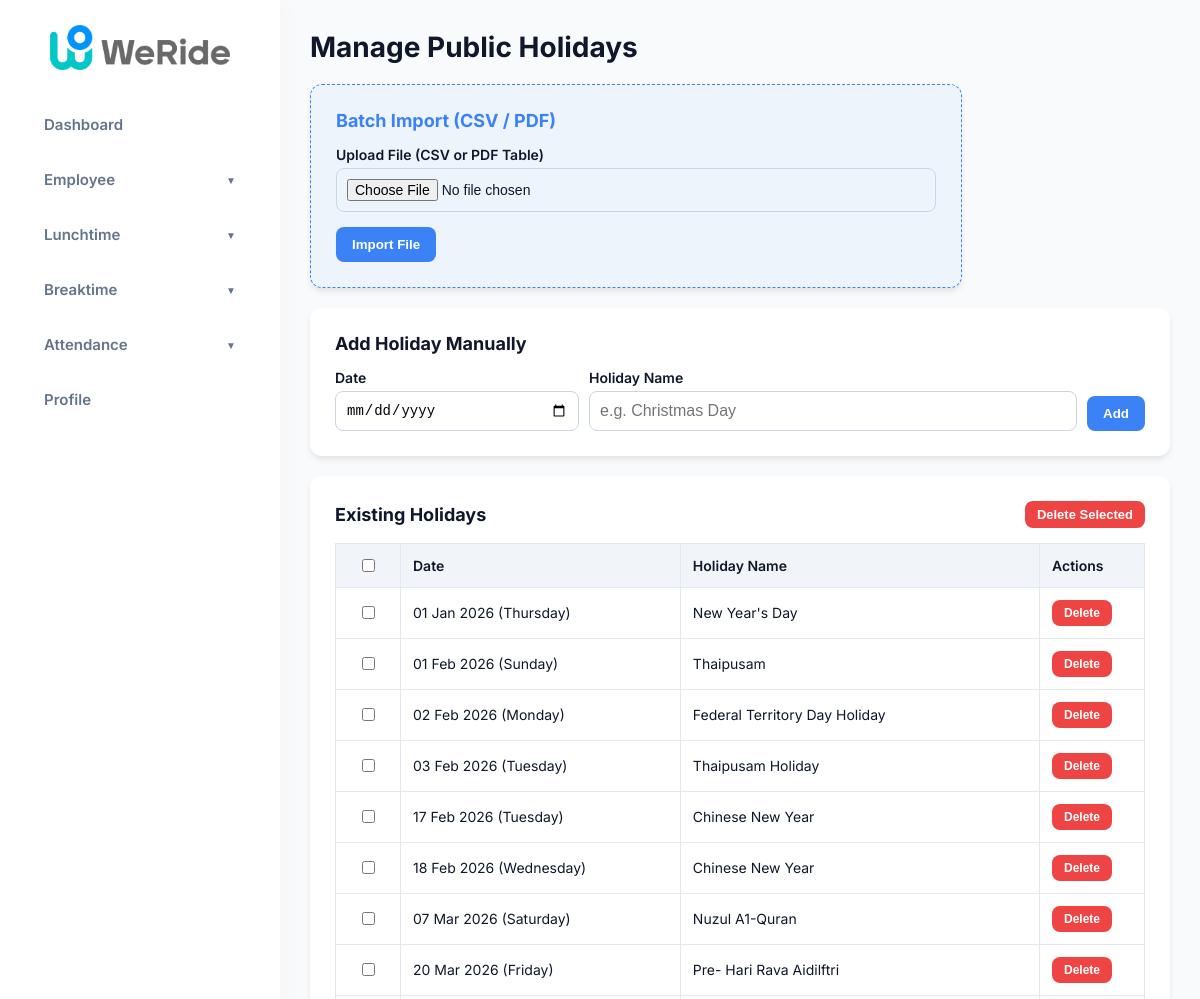
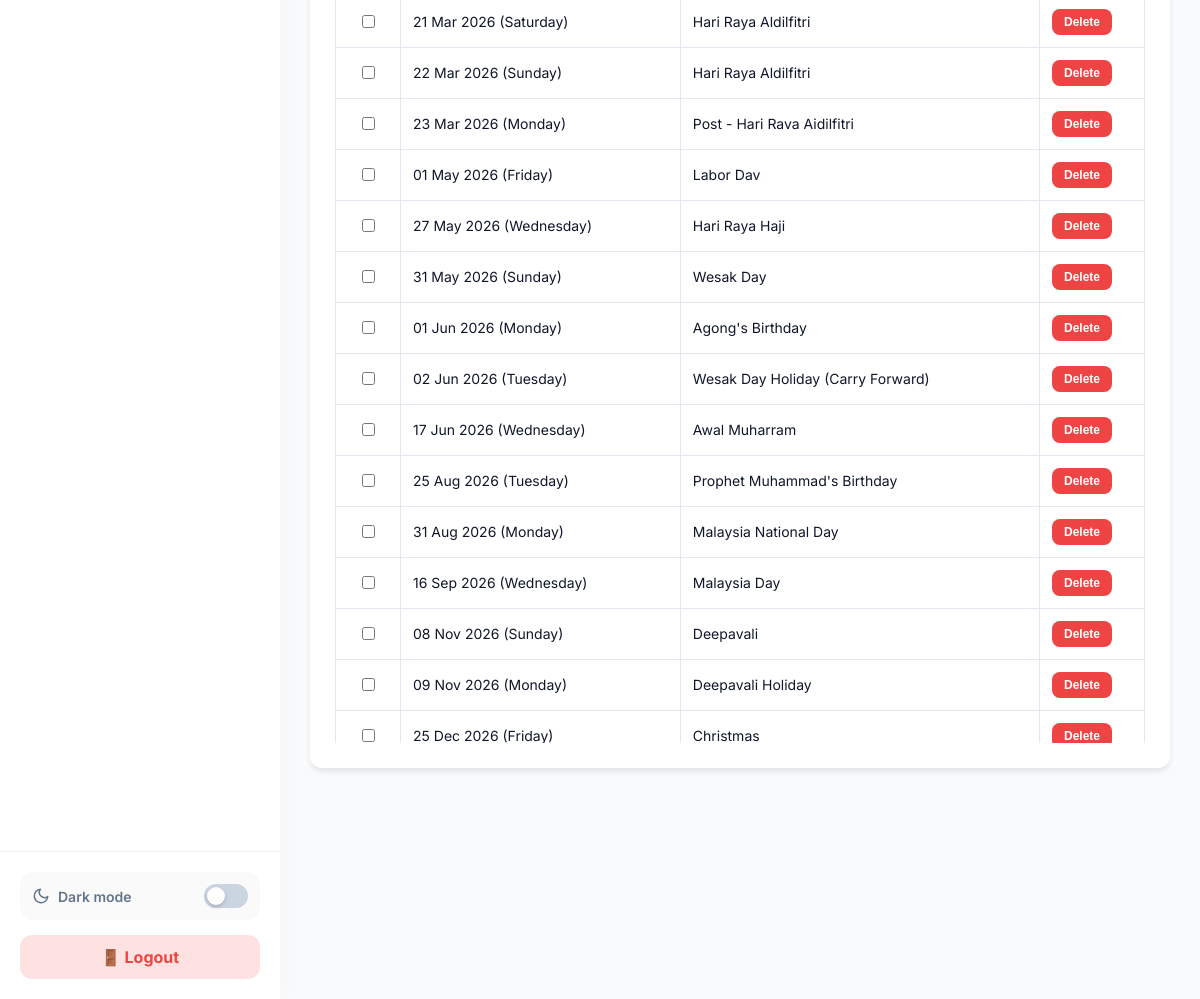
The page /admin_holidays.php (signed in) on the database its author committed (2 pictures, top to bottom).
### tables this page shows
CREATE TABLE `public_holidays` (
  `id` int(11) NOT NULL AUTO_INCREMENT,
  `holiday_name` varchar(100) NOT NULL,
  `holiday_date` date NOT NULL,
  `created_at` timestamp NOT NULL DEFAULT current_timestamp(),
  PRIMARY KEY (`id`),
  UNIQUE KEY `unique_holiday` (`holiday_date`,`holiday_name`)
);

### admin_holidays.php (the view, shortened to what this page needs)
<?php
require 'db_connect.php';
$role_slug = $_SESSION['role'];
$is_admin = ($role_slug === 'admin');
$holidays = [];
$h_query = mysqli_query($conn, "SELECT id, holiday_date, holiday_name FROM public_holidays ORDER BY holiday_date ASC");
while ($row = mysqli_fetch_assoc($h_query)) {
    $holidays[] = $row;
}
?>
<!DOCTYPE html>
<html lang="en">
<head>
    <link rel="stylesheet" href="assets/css/global_fixes.css?v=<?php echo time(); ?>">
    </head>
<body class="<?php echo isset($_COOKIE['theme']) && $_COOKIE['theme'] === 'dark' ? 'dark-mode' : ''; ?>">
    <?php include 'sidebar.php'; ?>
    <div class="main-content">
        <div class="header">
            <h1>Manage Public Holidays</h1>
        </div>
                <div class="card" style="background-color: rgba(59, 130, 246, 0.05); border: 1px dashed #3b82f6; max-width: 600px;">
                    <div class="card-header">
                        <h2 style="margin-top: 0; font-size: 18px; color: #3b82f6;">Batch Import (CSV / PDF)</h2>
                    </div>
                    <form method="POST" action="" enctype="multipart/form-data">
                        <div class="form-group">
                            <label>Upload File (CSV or PDF Table)</label>
                            <input type="file" name="memo_file" accept=".csv,.pdf" required class="form-control">
                        </div>
                        <button type="submit" name="upload_file" class="btn btn-secondary">Import File</button>
                    </form>
                </div>
                <div class="card">
                    <h2 style="margin-top: 0; font-size: 18px;">Add Holiday Manually</h2>
                    <form method="POST" action="">
                        <div style="display: flex; gap: 10px;">
                            <div class="form-group" style="flex: 1; margin-bottom:0;">
                                <label>Date</label>
                                <input type="date" name="holiday_date" class="form-control" required>
                            </div>
                            <div class="form-group" style="flex: 2; margin-bottom:0;">
                                <label>Holiday Name</label>
                                <input type="text" name="holiday_name" class="form-control" placeholder="e.g. Christmas Day" required>
                            </div>
                            <div style="display: flex; align-items: flex-end;">
                                <button type="submit" name="add_holiday" class="btn">Add</button>
                            </div>
                        </div>
                    </form>
                </div>
                <div class="card">
                    <h2 style="margin-top: 0; font-size: 18px; display: flex; justify-content: space-between; align-items: center;">
                        Existing Holidays
                        <?php if (count($holidays) > 0): ?>
                        <button type="submit" form="bulk-delete-form-admin" name="delete_multiple_holidays" class="btn btn-danger" style="font-size:13px; padding: 6px 12px;" onclick="return confirm('Are you sure you want to delete all selected holidays?');">Delete Selected</button>
                        <?php endif; ?>
                    </h2>
                    <?php if (count($holidays) > 0): ?>
                        <?php if($is_admin): ?><form method="POST" action="" id="bulk-delete-form-admin"><?php endif; ?>
                        <div style="max-height: 60vh; overflow-y: auto;">
                            <table>
                                <thead>
                                    <tr>
                                        <?php if($is_admin): ?>
                                        <th style="width: 40px; text-align:center;">
                                            <input type="checkbox" onclick="document.querySelectorAll('.chk-holiday-admin').forEach(cb => cb.checked = this.checked);" style="cursor:pointer;" title="Select All">
                                        </th>
                                        <?php endif; ?>
                                        <th>Date</th>
                                        <th>Holiday Name</th>
                                        <th style="width: 80px;">Actions</th>
                                    </tr>
                                </thead>
                                <tbody>
                                    <?php foreach ($holidays as $h): ?>
                                        <tr>
                                            <?php if($is_admin): ?>
                                            <td style="text-align:center;">
                                                <input type="checkbox" name="del_ids[]" value="<?= $h['id'] ?>" class="chk-holiday-admin" style="cursor:pointer;">
                                            </td>
                                            <?php endif; ?>
                                            <td><?= date('d M Y (l)', strtotime($h['holiday_date'])) ?></td>
                                            <td><?= htmlspecialchars($h['holiday_name']) ?></td>
                                            <td>
                                                <button type="submit" name="delete_holiday" class="btn btn-danger" style="padding: 6px 12px; font-size: 12px;" form="delete-form-admin-<?= $h['id'] ?>">Delete</button>
                                            </td>
                                        </tr>
                                    <?php endforeach; ?>
                                </tbody>
                            </table>
                        </div>
                        <?php if($is_admin): ?></form><?php endif; ?>
                    <?php else: ?>
                        <p class="text-slate-500" >No public holidays have been added yet.</p>
                    <?php endif; ?>
                </div>
    </div>
</body>
</html>

### assets/css/global_fixes.css (style rules this page uses)
input[type="text"], input[type="password"], input[type="email"], input[type="number"], input[type="search"], input[type="tel"], input[type="url"], textarea, select, .form-input { font-size: 16px !important; }
select, button, .btn, input[type="submit"], input[type="button"] { -webkit-appearance: none; -moz-appearance: none; appearance: none; }
body, .main-content, .table-container, .modal-box, .content, .sidebar { -webkit-overflow-scrolling: touch; }
* { -webkit-tap-highlight-color: transparent; }
body { -webkit-font-smoothing: antialiased; -moz-osx-font-smoothing: grayscale; }
button, .btn, a, summary { touch-action: manipulation; }

### admin_holidays.php (style rules this page uses)
body { font-family: 'Inter', sans-serif; background-color: #f8fafc; margin: 0; display: flex; color: #0f172a; }
.main-content { flex: 1; padding: 30px; box-sizing: border-box; overflow-y: auto; height: 100vh; }
.header { display: flex; justify-content: space-between; align-items: center; margin-bottom: 20px; }
.header h1 { margin: 0; font-size: 28px; color: #0f172a; }
.card { background: white; padding: 25px; border-radius: 12px; box-shadow: 0 4px 6px -1px rgba(0,0,0,0.1); margin-bottom: 20px; }
.form-group { margin-bottom: 15px; }
.form-group label { display: block; font-weight: 600; margin-bottom: 5px; font-size: 14px; }
.form-control { width: 100%; padding: 10px; border: 1px solid #cbd5e1; border-radius: 8px; box-sizing: border-box; font-size: 14px; }
.btn { padding: 10px 16px; background: #3b82f6; color: white; border: none; border-radius: 8px; font-weight: 600; cursor: pointer; display: inline-block; }
.btn-danger { background: #ef4444; }
table { border-collapse: collapse; width: 100%; white-space: nowrap; font-size: 14px; }
th, td { border: 1px solid #e2e8f0; padding: 12px; text-align: left; }
th { background: #f1f5f9; font-weight: 600; }

### sidebar.php (style rules this page uses)
body { overflow-x: hidden !important; width: 100vw !important; }
.main-content { min-width: 0 !important; overflow-x: hidden !important; }
table { min-width: 700px; }
td, th, .badge { white-space: nowrap; }

### rows shown on the page
public_holidays: holiday_date "01 Jan 2026 (Thursday)", holiday_name "New Year's Day"
public_holidays: holiday_date "01 Feb 2026 (Sunday)", holiday_name "Thaipusam"
public_holidays: holiday_date "02 Feb 2026 (Monday)", holiday_name "Federal Territory Day Holiday"
public_holidays: holiday_date "03 Feb 2026 (Tuesday)", holiday_name "Thaipusam Holiday"
public_holidays: holiday_date "17 Feb 2026 (Tuesday)", holiday_name "Chinese New Year"
public_holidays: holiday_date "18 Feb 2026 (Wednesday)", holiday_name "Chinese New Year"
public_holidays: holiday_date "07 Mar 2026 (Saturday)", holiday_name "Nuzul A1-Quran"
public_holidays: holiday_date "20 Mar 2026 (Friday)", holiday_name "Pre- Hari Rava Aidilftri"
public_holidays: holiday_date "21 Mar 2026 (Saturday)", holiday_name "Hari Raya Aldilfitri"
public_holidays: holiday_date "22 Mar 2026 (Sunday)", holiday_name "Hari Raya Aldilfitri"
public_holidays: holiday_date "23 Mar 2026 (Monday)", holiday_name "Post - Hari Rava Aidilfitri"
public_holidays: holiday_date "01 May 2026 (Friday)", holiday_name "Labor Dav"
public_holidays: holiday_date "27 May 2026 (Wednesday)", holiday_name "Hari Raya Haji"
public_holidays: holiday_date "31 May 2026 (Sunday)", holiday_name "Wesak Day"
public_holidays: holiday_date "01 Jun 2026 (Monday)", holiday_name "Agong's Birthday"
public_holidays: holiday_date "02 Jun 2026 (Tuesday)", holiday_name "Wesak Day Holiday (Carry Forward)"
public_holidays: holiday_date "17 Jun 2026 (Wednesday)", holiday_name "Awal Muharram"
public_holidays: holiday_date "25 Aug 2026 (Tuesday)", holiday_name "Prophet Muhammad's Birthday"
public_holidays: holiday_date "31 Aug 2026 (Monday)", holiday_name "Malaysia National Day"
public_holidays: holiday_date "16 Sep 2026 (Wednesday)", holiday_name "Malaysia Day"
public_holidays: holiday_date "08 Nov 2026 (Sunday)", holiday_name "Deepavali"
public_holidays: holiday_date "09 Nov 2026 (Monday)", holiday_name "Deepavali Holiday"
public_holidays: holiday_date "25 Dec 2026 (Friday)", holiday_name "Christmas"
